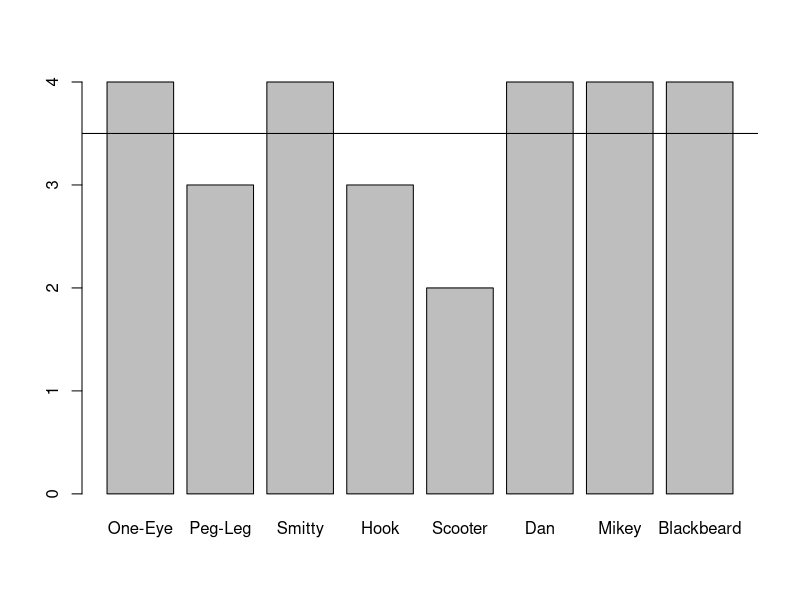
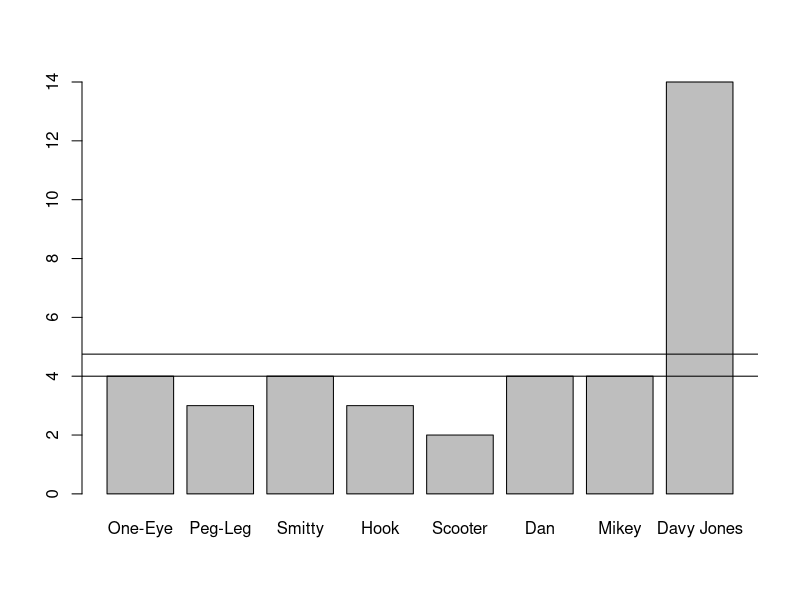
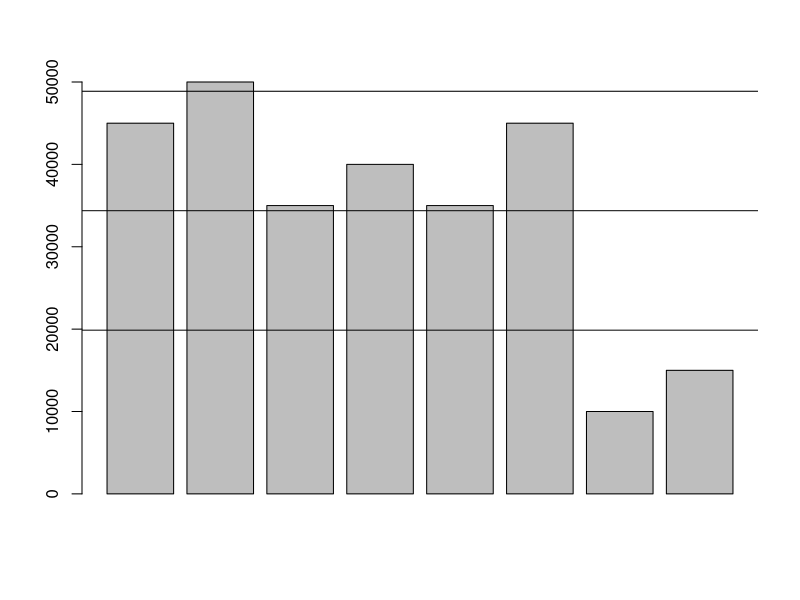

The R script that drew these images, in order:
#summary statistics
#finding the mean of a vector containing number of limbs left
limbs <- c(4, 3, 4, 3, 2, 4, 4, 4)
names(limbs) <- c('One-Eye', 'Peg-Leg', 'Smitty', 'Hook', 'Scooter', 'Dan', 'Mikey', 'Blackbeard')
#call the mean function with the limbs vector
mean(limbs)
#make a barplot with that vector
barplot(limbs)
#draw a line to rep the mean, abline function can take an h parameter with a value to draw a horizontal line and a v parameter for a verticle line
abline(h = mean(limbs))
#replacement of a person (value that skwes the mean)
limbs <- c(4, 3, 4, 3, 2, 4, 4, 14)
names(limbs) <- c('One-Eye', 'Peg-Leg', 'Smitty', 'Hook', 'Scooter', 'Dan', 'Mikey', 'Davy Jones')
mean(limbs)
barplot(limbs)
abline(h = mean(limbs))
#calcualte the median value (choosing the middle value) & show on plot
median(limbs)
abline(h = median(limbs))
#standard deviation
pounds <- c(45000, 50000, 35000, 40000, 35000, 45000, 10000, 15000)
barplot(pounds)
meanValue <- mean(pounds)
abline(h = meanValue)
#call sd on the pounds vector and assign the result to the deviation variable
deviation <- sd(pounds)
deviation
#add a line showing one std dev above the mean
abline(h= meanValue + deviation)
#add a line showing one std dev below the mean
abline(h= meanValue - deviation)
